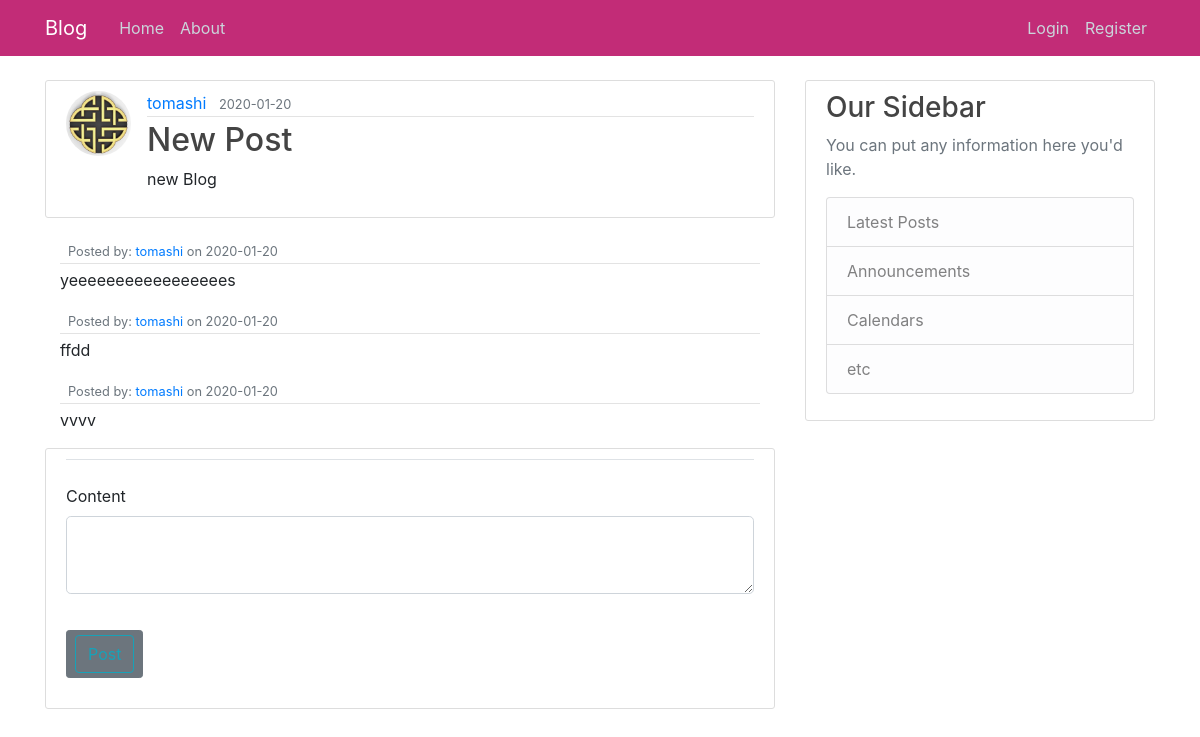
/post/1, run on the app's committed database.
### flaskblog/models.py (models this page shows, shortened)
class User(db.Model, UserMixin):
    id = db.Column(db.Integer, primary_key=True)
    username = db.Column(db.String(20), unique=True, nullable=False)
    email = db.Column(db.String(120), unique=True, nullable=False)
    image_file = db.Column(db.String(20), nullable=False, default='default.jpg')
    password = db.Column(db.String(60), nullable=False)
    posts = db.relationship('Post', backref='author', lazy=True)
    comments = db.relationship('Comment', backref='author', lazy=True)

class Post(db.Model):
    id = db.Column(db.Integer, primary_key=True)
    title = db.Column(db.String(100), nullable=False)
    date_posted = db.Column(db.DateTime, nullable=False, default=datetime.utcnow)
    content = db.Column(db.Text, nullable=False)
    user_id = db.Column(db.Integer, db.ForeignKey('user.id'), nullable=False)

class Comment(db.Model):
    id = db.Column(db.Integer, primary_key=True)
    date_posted = db.Column(db.DateTime, nullable=False, default=datetime.utcnow)
    content = db.Column(db.Text, nullable=False)
    user_id = db.Column(db.Integer, db.ForeignKey('user.id'), nullable=False)

### flaskblog/routes.py (the view)
@app.route("/post/<int:post_id>",  methods=['GET', 'POST'])
def post(post_id):
    post = Post.query.get_or_404(post_id)
    comments = Comment.query.all()
    form = CommentForm()
    if form.validate_on_submit():
        comment = Comment(content=form.content.data, author=current_user)
        db.session.add(comment)
        db.session.commit()
        flash('Your comment has been created!', 'success')
        return redirect(url_for('home'))
    return render_template('post.html', post=post, form=form, comments=comments)

### flaskblog/forms.py
class CommentForm(FlaskForm):
    content = TextAreaField('Content', validators=[DataRequired()])
    submit = SubmitField('Post')

### flaskblog/templates/post.html (shortened to what this page needs)
{% extends "layout.html" %} {% block content %}
<article class="media content-section">
  <img
    class="rounded-circle article-img"
    src="{{ url_for('static', filename='dp/' + post.author.image_file) }}"
  />
  <div class="media-body">
    <div class="article-metadata">
      <a
        class="mr-2"
        href="{{ url_for('user_posts', username=post.author.username) }}"
        >{{ post.author.username }}</a
      >
      <small class="text-muted"
        >{{ post.date_posted.strftime('%Y-%m-%d') }}</small
      >
    </div>
    <h2 class="article-title">{{ post.title }}</h2>
    <p class="article-content">{{ post.content }}</p>
  </div>
</article>
<div>
  {% for comment in comments %}
  <div class="container mt-2 mb-3">
    <div class="">
      <div class="media-body">
        <div class="article-metadata">
          <small class="text-muted"
            >Posted by:
            <a href=""
              >{{ comment.author.username }}</a
            >
            on {{ comment.date_posted.strftime('%Y-%m-%d') }}</small
          >
        </div>
        <p class="article-content">{{ comment.content }}</p>
      </div>
    </div>
  </div>
  {% endfor %}
</div>
<div class="content-section">
  <form method="POST" action="">
    <fieldset class="form-group">
      <legend class="border-bottom mb-4">{{ legend }}</legend>
      <div class="form-group">
        {{ form.content.label(class="form-control-label") }} {% if
        form.content.errors %} {{ form.content(class="form-control
        form-control-lg is-invalid") }}
        <div class="invalid-feedback">
          {% for error in form.content.errors %}
          <span>{{ errors }}</span>
          {% endfor %}
        </div>
        {% else %} {{ form.content(class="form-control form-control-lg") }} {%
        endif %}
      </div>
    </fieldset>
    <div class="form-group">
      <a class="btn btn-secondary btn-sm mt-1 mb-1" href="{{ url_for('post', post_id=post.id) }}">{{ form.submit(class="btn btn-outline-info") }}</a
  >
    </div>
  </form>
</div>
{% endblock content %}

### flaskblog/static/main.css (style rules this page uses)
body { padding-top: 5rem; background-image: url("https://bit.ly/2NJxKRQ"); background-repeat: no-repeat; background-size: cover; }
h1, h2, h3, h4, h5, h6 { color: #444444; }
.content-section { background: #ffffff; padding: 10px 20px; border: 1px solid #dddddd; border-radius: 3px; margin-bottom: 20px; }
.article-title { color: #444444; }
.article-content { white-space: pre-line; }
.article-img { height: 65px; width: 65px; margin-right: 16px; }
.article-metadata { padding-bottom: 1px; margin-bottom: 4px; border-bottom: 1px solid #e3e3e3 }

### data on the page
User: image_file (placeholder picture), author.username "tomashi"
Post: date_posted "2020-01-20", title "New Post", content "new Blog"
Comment: author.username "tomashi", date_posted "2020-01-20", content "yeeeeeeeeeeeeeeeees"
Comment: author.username "tomashi", date_posted "2020-01-20", content "ffdd"
Comment: author.username "tomashi", date_posted "2020-01-20", content "vvvv"
